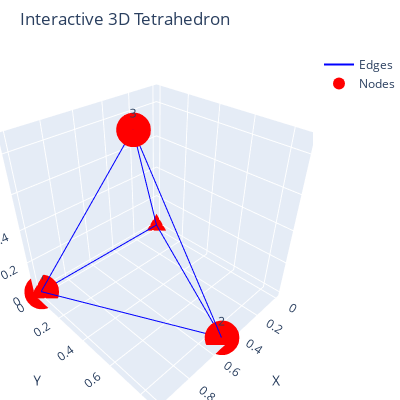

Source (notebook cell):
### Code cell
import networkx as nx
import plotly.graph_objects as go
import numpy as np
import ipywidgets as widgets
from IPython.display import display, clear_output

# Create a tetrahedron graph
G = nx.tetrahedral_graph()

# Define node positions in 3D space
pos = {
    0: [0, 0, 0],
    1: [1, 0, 0],
    2: [0.5, 0.866, 0],
    3: [0.5, 0.289, 0.866]
}

# Extract node coordinates for plotting
node_x = [pos[node][0] for node in G.nodes()]
node_y = [pos[node][1] for node in G.nodes()]
node_z = [pos[node][2] for node in G.nodes()]

# Create edges coordinates for plotting
edge_x = []
edge_y = []
edge_z = []

for edge in G.edges():
    x0, y0, z0 = pos[edge[0]]
    x1, y1, z1 = pos[edge[1]]
    edge_x.extend([x0, x1, None])
    edge_y.extend([y0, y1, None])
    edge_z.extend([z0, z1, None])

# Create the 3D visualization
fig = go.Figure()

# Add edges (lines)
fig.add_trace(go.Scatter3d(
    x=edge_x, y=edge_y, z=edge_z,
    mode='lines',
    line=dict(color='blue', width=2),
    name='Edges'
))

# Add nodes (spheres)
fig.add_trace(go.Scatter3d(
    x=node_x, y=node_y, z=node_z,
    mode='markers+text',
    marker=dict(
        size=12,
        color='red',
    ),
    text=[str(i) for i in G.nodes()],
    name='Nodes'
))

# Update layout
fig.update_layout(
    title='Interactive 3D Tetrahedron',
    showlegend=True,
    scene=dict(
        xaxis_title='X',
        yaxis_title='Y',
        zaxis_title='Z',
        aspectmode='cube'
    ),
    width=400,
    height=400,
    margin=dict(t=50, b=0, l=0, r=0)
)

fig.show()

### Figure 1 — Plotly figure (JSON) as saved in the notebook; plotly's stock layout.template omitted (floating-point values rounded to 4 significant figures)
{"data": [{"line": {"color": "blue", "width": 2}, "mode": "lines", "name": "Edges", "type": "scatter3d", "x": [0, 1, null, 0, 0.5, null, 0, 0.5, null, 1, 0.5, null, 1, 0.5, null, 0.5, 0.5, null], "y": [0, 0, null, 0, 0.866, null, 0, 0.289, null, 0, 0.866, null, 0, 0.289, null, 0.866, 0.289, null], "z": [0, 0, null, 0, 0, null, 0, 0.866, null, 0, 0, null, 0, 0.866, null, 0, 0.866, null]}, {"marker": {"color": "red", "size": 12}, "mode": "markers+text", "name": "Nodes", "text": ["0", "1", "2", "3"], "type": "scatter3d", "x": [0, 1, 0.5, 0.5], "y": [0, 0, 0.866, 0.289], "z": [0, 0, 0, 0.866]}], "layout": {"height": 400, "margin": {"b": 0, "l": 0, "r": 0, "t": 50}, "scene": {"aspectmode": "cube", "xaxis": {"title": {"text": "X"}}, "yaxis": {"title": {"text": "Y"}}, "zaxis": {"title": {"text": "Z"}}}, "showlegend": true, "title": {"text": "Interactive 3D Tetrahedron"}, "width": 400}}
